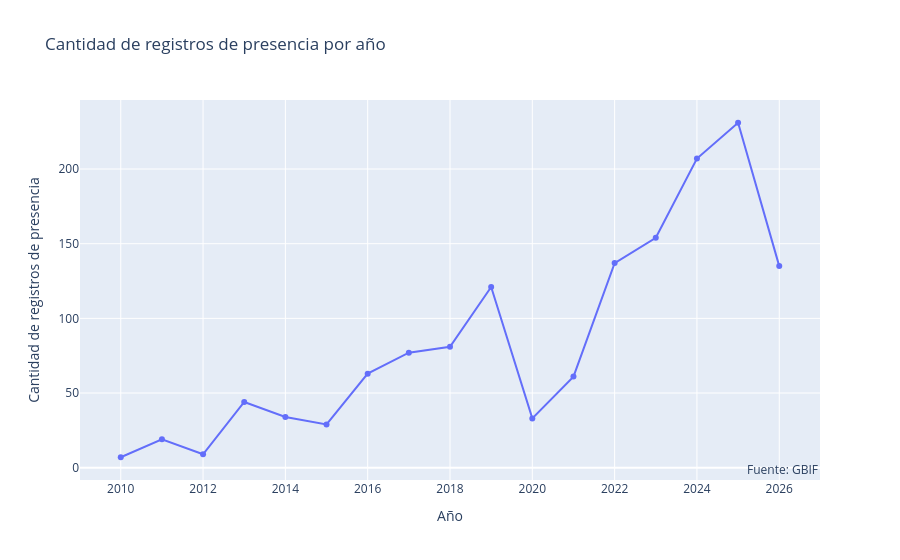

Notebook code for this chart:
### Markdown cell above
### Gráfico de líneas: registros de presencia por año

### Code cell
# Agrupar por año
registros_x_anio = (
    presencia
    .groupby('year', dropna=True)
    .size()
    .reset_index(name='n')
)

# Crear gráfico de líneas
fig = px.line(
    registros_x_anio,
    x='year',
    y='n',
    labels={'year': 'Año', 'n': 'Cantidad de registros de presencia'},
    title='Cantidad de registros de presencia por año'
)

# Personalizar tooltip (hover) y estilo de la línea
fig.update_traces(
    mode='lines+markers',
    hovertemplate=(
        "Año: %{x}<br>"
        "Cantidad de registros: %{y}"
    )
)

# Opciones de diseño
fig.update_layout(
    annotations=[
        dict(
            text='Fuente: GBIF',
            x=1, y=0,
            xref='paper', yref='paper',
            xanchor='right', yanchor='bottom',
            showarrow=False
        )
    ],
    xaxis_title='Año',
    yaxis_title='Cantidad de registros de presencia'
)

# Mostrar la figura
mostrar(fig)

### Figure 1 — Plotly figure (JSON) as saved in the notebook; plotly's stock layout.template omitted (floating-point values rounded to 4 significant figures)
{"data": [{"hovertemplate": "Año: %{x}<br>Cantidad de registros: %{y}", "legendgroup": "", "line": {"color": "#636efa", "dash": "solid"}, "marker": {"symbol": "circle"}, "mode": "lines+markers", "name": "", "orientation": "v", "showlegend": false, "type": "scatter", "x": [2010.0, 2011.0, 2012.0, 2013.0, 2014.0, 2015.0, 2016.0, 2017.0, 2018.0, 2019.0, 2020.0, 2021.0, 2022.0, 2023.0, 2024.0, 2025.0, 2026.0], "xaxis": "x", "y": [7, 19, 9, 44, 34, 29, 63, 77, 81, 121, 33, 61, 137, 154, 207, 231, 135], "yaxis": "y"}], "layout": {"annotations": [{"showarrow": false, "text": "Fuente: GBIF", "x": 1, "xanchor": "right", "xref": "paper", "y": 0, "yanchor": "bottom", "yref": "paper"}], "legend": {"tracegroupgap": 0}, "title": {"text": "Cantidad de registros de presencia por año"}, "xaxis": {"anchor": "y", "domain": [0.0, 1.0], "title": {"text": "Año"}}, "yaxis": {"anchor": "x", "domain": [0.0, 1.0], "title": {"text": "Cantidad de registros de presencia"}}}}
